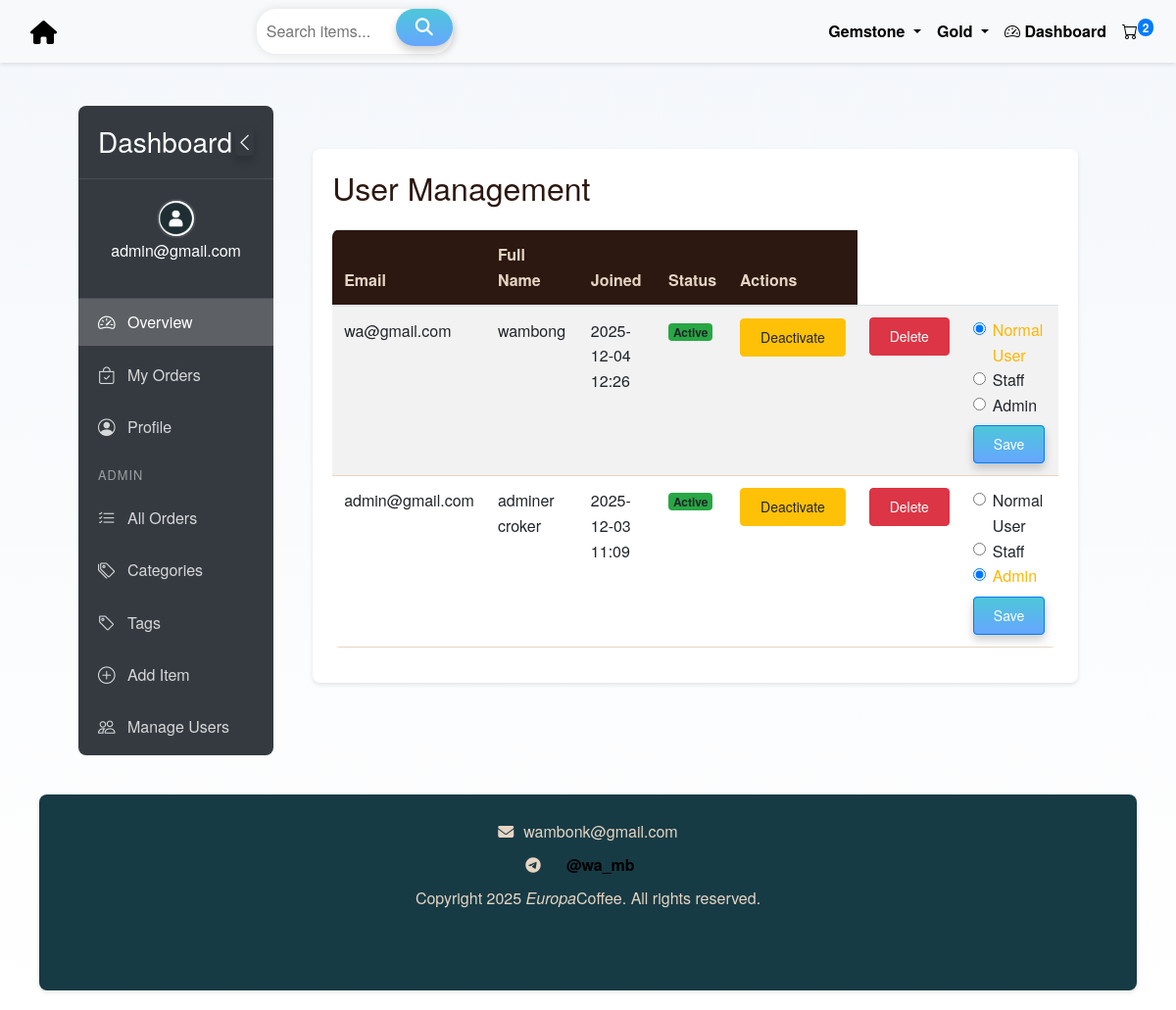
The page /accounts/admin/users/ (signed in) on the database its author committed.
### orders/models.py (models this page shows, shortened)
class Category(models.Model):
    name = models.CharField(max_length=100, unique=True)
    slug = models.SlugField(max_length=120, unique=True, editable=False)  # not editable
    parent = models.ForeignKey(
        'self',
        on_delete=models.CASCADE,
        related_name='subcategories',
        blank=True,
        null=True,
        help_text="Parent category, leave blank if this is a top-level category."
    )
    class Meta:
        verbose_name_plural = 'Categories'
        ordering = ['name']

### accounts/models.py (models this page shows, shortened)
class CustomUser(AbstractBaseUser, PermissionsMixin):
    email = models.EmailField(unique=True)
    full_name = models.CharField(max_length=255, blank=True)
    profile_pic = models.ImageField(
        upload_to=user_profile_pic_path,
        default='default_avatars/default.png',
        blank=True,
        null=True
    )
    is_active = models.BooleanField(default=True)
    is_staff = models.BooleanField(default=False)
    date_joined = models.DateTimeField(default=timezone.now)
    country = models.CharField(max_length=255, blank=True, null=True)
    state = models.CharField(max_length=255, blank=True, null=True)
    objects = CustomUserManager()
    USERNAME_FIELD = 'email'
    REQUIRED_FIELDS = ['full_name']
    def get_profile_pic_url(self):
        if self.profile_pic and default_storage.exists(self.profile_pic.name):
            return self.profile_pic.url
        return '/static/default_avatars/default.png'  # Fallback URL

### accounts/views.py (the view)
# urls.py: path('admin/users/', views.manage_users, name='manage_users'),
@staff_member_required
def manage_users(request):
    users = CustomUser.objects.all().order_by('-date_joined')
    return render(request, 'accounts/manage_users.html', {'users': users})

### accounts/context_processors.py (called while the page is built)
def user_profile(request):
    if request.user.is_authenticated:
        return {
            'user_profile_pic': request.user.get_profile_pic_url()
        }
    return {}

### orders/context_processors.py (called while the page is built)
def cart_item_count(request):
    count = 0
    try:
        if request.user.is_authenticated:
            cart = Cart.objects.filter(user=request.user).first()
        else:
            session_id = request.session.session_key
            if not session_id:
                request.session.create()
                session_id = request.session.session_key
            cart = Cart.objects.filter(session_id=session_id).first()
        if cart:
            count = sum(item.quantity for item in cart.items.all())
    except Exception:
        count = 0  # Safe fallback
    return {'cart_item_count': count}

def categories_processor(request):
    return {
        'nav_categories': Category.objects.filter(parent__isnull=True).prefetch_related('subcategories')
    }

### templates/accounts/manage_users.html (shortened to what this page needs)
{% extends "dashboard/base.html" %}
{% block dashboard_content %}
<div class="container mt-4">
    <h2>User Management</h2>
    <table class="table table-striped mt-4">
        <thead>
            <tr>
                <th>Email</th>
                <th>Full Name</th>
                <th>Joined</th>
                <th>Status</th>
                <th>Actions</th>
            </tr>
        </thead>
<tbody>
    {% for u in users %}
    <tr>
        <td>{{ u.email }}</td>
        <td>{{ u.full_name }}</td>
        <td>{{ u.date_joined|date:"Y-m-d H:i" }}</td>
        <td>
            {% if u.is_active %}
                <span class="badge bg-success">Active</span>
            {% else %}
                <span class="badge bg-danger">Inactive</span>
            {% endif %}
        </td>
        <td>
            <a href="{% url 'toggle_user_status' u.id %}" class="btn btn-sm btn-warning">
                {% if u.is_active %}Deactivate{% else %}Activate{% endif %}
            </a>
        </td>
        <td>
            <a href="{% url 'delete_user' u.id %}" class="btn btn-sm btn-danger"
               onclick="return confirm('Are you sure? This cannot be undone.');">
                Delete
            </a>
        </td>
        <td>
            <form method="POST" action="{% url 'update_user_role' u.id %}">
                <div class="form-check">
                    <input class="form-check-input" type="radio" name="role" value="user"
                        {% if not u.is_staff and not u.is_superuser %}checked{% endif %}>
                    <label class="form-check-label">Normal User</label>
                </div>
                <div class="form-check">
                    <input class="form-check-input" type="radio" name="role" value="staff"
                        {% if u.is_staff and not u.is_superuser %}checked{% endif %}>
                    <label class="form-check-label">Staff</label>
                </div>
                <div class="form-check">
                    <input class="form-check-input" type="radio" name="role" value="admin"
                        {% if u.is_superuser %}checked{% endif %}>
                    <label class="form-check-label">Admin</label>
                </div>
                <button class="btn btn-primary btn-sm mt-2">Save</button>
            </form>
        </td>
    </tr>
    {% endfor %}
</tbody>
    </table>
</div>
{% endblock %}

### templates/dashboard/base.html (shortened to what this page needs)
{% extends "orders/base.html" %}
{% load static %}
{% block content %}
<div class="dashboard-container">
    <div class="dashboard-sidebar" id="dashboardSidebar">
        <div class="dashboard-sidebar-header">
            <h3>Dashboard</h3>
            <button class="btn btn-sm btn-outline-secondary dashboard-toggle-sidebar" id="dashboardToggleSidebar">
                <i class="bi bi-chevron-left"></i>
            </button>
        </div>
        <div class="dashboard-sidebar-menu">
            <div class="dashboard-user-info">
                <img src="{{ user.get_profile_pic_url }}"
                     alt="User Avatar"
                     class="dashboard-user-avatar rounded-circle"
                     onerror="this.onerror=null; this.src='{% static 'images/default-avatar.png' %}'">
                <p>{{ user.email }}</p>
            </div>
            <ul class="dashboard-nav flex-column">
                <li class="dashboard-nav-item">
                    <a class="dashboard-nav-link active" href="{% url 'dashboard' %}">
                        <i class="bi bi-speedometer2"></i> <span class="dashboard-nav-text">Overview</span>
                    </a>
                </li>
                <li class="dashboard-nav-item">
                    <a class="dashboard-nav-link" href="{% url 'user_orders' %}">
                        <i class="bi bi-bag-check"></i> <span class="dashboard-nav-text">My Orders</span>
                    </a>
                </li>
                <li class="dashboard-nav-item">
                    <a class="dashboard-nav-link" href="{% url 'profile' %}">
                        <i class="bi bi-person-circle"></i> <span class="dashboard-nav-text">Profile</span>
                    </a>
                </li>
                {% if user.is_staff %}
                <li class="dashboard-nav-divider">Admin</li>
                <li class="dashboard-nav-item">
                    <a class="dashboard-nav-link" href="{% url 'all_orders' %}">
                        <i class="bi bi-list-check"></i> <span class="dashboard-nav-text">All Orders</span>
                    </a>
                </li>
                <li class="dashboard-nav-item">
                    <a class="dashboard-nav-link" href="{% url 'category_management' %}">
                        <i class="bi bi-tags"></i> <span class="dashboard-nav-text">Categories</span>
                    </a>
                </li>
                <li class="dashboard-nav-item">
                    <a class="dashboard-nav-link" href="{% url 'tag_management' %}">
                        <i class="bi bi-tag"></i> <span class="dashboard-nav-text">Tags</span>
                    </a>
                </li>
                <li class="dashboard-nav-item">
                    <a class="dashboard-nav-link" href="{% url 'add_item' %}">
                        <i class="bi bi-plus-circle"></i> <span class="dashboard-nav-text">Add Item</span>
                    </a>
                </li>
                <li class="dashboard-nav-item">
                    <a class="dashboard-nav-link" href="{% url 'manage_users' %}">
                        <i class="bi bi-people"></i> <span class="dashboard-nav-text">Manage Users</span>
                    </a>
                </li>
                {% endif %}
            </ul>
        </div>
    </div>
    <div class="dashboard-main-content" id="dashboardMainContent">
        {% block dashboard_content %}
        {% endblock %}
    </div>
</div>
{% endblock %}

### templates/orders/base.html (shortened to what this page needs)
{% load static %}
<!DOCTYPE html>
<html lang="en">
<head>
    <link href="https://stackpath.bootstrapcdn.com/bootstrap/4.5.2/css/bootstrap.min.css" rel="stylesheet">
     <link rel="stylesheet" href="{% static 'css/style.css' %}">
     <link rel="stylesheet" href="{% static 'css/dashboard.css' %}">
    <link href="https://cdn.jsdelivr.net/npm/bootstrap-icons@1.10.5/font/bootstrap-icons.css" rel="stylesheet">
<link href="https://cdn.jsdelivr.net/npm/bootstrap-icons@1.10.5/font/bootstrap-icons.css" rel="stylesheet">
</head>
<body>
    <nav class="navbar navbar-expand-lg navbar-light bg-light fixed-top">
        <div class="container-fluid">
            <a class="navbar-brand" href="{% url 'home' %}">
             <i class="fa fa-home"></i>
            </a>
            <div class="collapse navbar-collapse justify-content-between" id="navbarNav">
                <form class="search d-flex mx-auto" action="{% url 'search' %}" method="get">
                    <input placeholder="Search items..." type="text" name="q" aria-label="Search">
                    <button type="submit"><i class="fa fa-search"></i></button>
                </form>
                <ul class="navbar-nav ml-auto">
                    {% for category in nav_categories %}
                        {% if category.subcategories.all %}
                            <li class="nav-item dropdown">
                              <a class="nav-link dropdown-toggle" href="#" id="navbarDropdown{{ forloop.counter }}" role="button" data-bs-toggle="dropdown" aria-expanded="false">
                                {{ category.name }}
                              </a>
                            </li>
                        {% else %}
                            <li class="nav-item">
                                <a class="nav-link" href="{% url 'category_detail' category.slug %}">{{ category.name }}</a>
                            </li>
                        {% endif %}
                    {% endfor %}
                    <li class="nav-item">
                        <a class="nav-link" href="{% url 'dashboard' %}">
                            <i class="bi bi-speedometer2"></i> Dashboard
                        </a>
                    </li>
                <li class="nav-item">
                    <a class="nav-link position-relative" href="{% url 'cart' %}">
                        <i class="bi bi-cart"></i>
                        {% if cart_item_count > 0 %}
                            <span class="badge badge-primary position-absolute top-0 start-100 translate-middle rounded-pill">
                                {{ cart_item_count }}
                            </span>
                        {% else %}
                            <span class="badge badge-secondary position-absolute top-0 start-100 translate-middle rounded-pill">
                                0
                            </span>
                        {% endif %}
                    </a>
                </li>
                </ul>
            </div>
        </div>
    </nav>
    <br>
    <div class="container-fluid mt-4" style="padding-left: 40px; padding-right: 40px;">
    <div class="container-fluid mt-5 pt-3" style="padding-left: 40px; padding-right: 40px;">
        {% block content %}
        {% endblock %}
    </div>
<footer class="container-fluid" style="padding: 0;">
    <div class="container-footer text-center justify-center" style="padding: 0;">
<br>
        <div style="display: flex; align-items: center; justify-content: center; gap: 10px;">
            <i class="fa fa-envelope" aria-hidden="true"></i> wambonk@gmail.com
        </div>
        <div style="display: flex; align-items: center; justify-content: center; gap: 10px;">
            <i class="fa fa-telegram" aria-hidden="true"></i>
            <a class="nav-link active" href="https://t.me/wa_mb">@wa_mb</a>
        </div>
        <span>Copyright 2025 <i>Europa</i>Coffee. All rights reserved.</span>
        <br>
    </div>
</footer>
</body>
</html>

### static/css/style.css (style rules this page uses)
body { font-family: 'Helvetica Neue', Arial, sans-serif; background-color: #f8f4f1; background: linear-gradient(0deg, rgb(255, 255, 255) 0%, rgb(244, 247, 251) 100%); color: #2c1810; line-height: 1.6; background-size: cover; background-position: center; background-repeat: no-repeat; margin: 0; padding: 0; display: flex; align-items: center; justify-content: center; }
.search { display: inline-block; position: relative; }
.search input[type="text"] { width: 200px; padding: 10px; border: none; border-radius: 20px; box-shadow: 0 0 10px rgba(0, 0, 0, 0.1); }
.search button[type="submit"] { background-color: #ffffff; border: none; color: #ffffff; cursor: pointer; padding: 10px 20px; border-radius: 20px; position: absolute; top: 0; right: 0; transition: .9s ease; }
.navbar { background-color: # #f8f4f1 !important; box-shadow: 0 2px 4px rgba(0,0,0,0.1); }
.navbar-brand { color: black !important; font-size: 24px; font-weight: bold; }
.nav-link { color: black !important; font-weight: 800; transition: color 0.3s ease; }
.container { background-color: #ffffff; border-radius: 8px; box-shadow: 0 2px 4px rgba(0,0,0,0.1); padding: 20px; margin-top: 20px; margin-bottom: 20px; }
.container-footer { width: 100%; height: 200px; background-color: #173B45; border-radius: 8px; box-shadow: 0 2px 4px rgba(0,0,0,0.1); padding: 0 !important; margin-top: 20px; margin-bottom: 20px; }
.btn { padding: 8px 20px; border-radius: 4px; font-weight: 500; transition: all 0.3s ease; }
table { width: 100%; margin-bottom: 1rem; background-color: #ffffff; border-radius: 8px; overflow: hidden; }
th { background-color: #2c1810; color: #e6d5c3; padding: 12px; }
td { padding: 12px; border-bottom: 1px solid #e6d5c3; }
footer { color: #e6d5c3; margin-top: 40px; width: 100%; }
footer a { color: #bf9d7e; text-decoration: none; }
input:checked ~ label, label:hover ~ label { color: #ffb503; }
button { font-family: inherit; font-size: 18px; background: linear-gradient(to bottom, #4dc7d9 0%,#66a6ff 100%); color: white; padding: 0.8em 1.2em; display: flex; align-items: center; justify-content: center; border: none; border-radius: 25px; box-shadow: 0px 5px 10px rgba(0, 0, 0, 0.2); transition: all 0.3s; }

### static/css/dashboard.css (style rules this page uses)
.dashboard-container { display: flex; align-items: flex-start; transition: all 0.3s; padding-top: 20px; }
.dashboard-sidebar { width: 250px; background: #343a40; color: white; transition: all 0.3s; position: relative; z-index: 1000; overflow-y: auto; overflow-x: hidden; border-radius: 8px; }
.dashboard-main-content { margin-left: 20px; padding: 20px; width: calc(100% - 20px); transition: all 0.3s; }
.dashboard-sidebar-header { padding: 20px; display: flex; justify-content: space-between; align-items: center; border-bottom: 1px solid rgba(255, 255, 255, 0.1); }
.dashboard-sidebar-header h3 { margin: 0; white-space: nowrap; }
.dashboard-toggle-sidebar { color: white; background: transparent; border: none; padding: 0; font-size: 1.2rem; cursor: pointer; }
.dashboard-user-info { padding: 20px; text-align: center; border-bottom: 1px solid rgba(255, 255, 255, 0.1); }
.dashboard-user-avatar { width: 40px; height: 40px; border-radius: 50%; object-fit: cover; border: 2px solid rgba(255, 255, 255, 0.1); }
.dashboard-nav-item { margin-bottom: 5px; }
.dashboard-nav { list-style: none; margin: 0; padding-left: 0; }
.dashboard-nav-link { color: rgba(255, 255, 255, 0.8); padding: 10px 20px; display: flex; align-items: center; transition: all 0.3s; white-space: nowrap; }
.dashboard-nav-link.active { color: white; background: rgba(255, 255, 255, 0.2); }
.dashboard-nav-link i { margin-right: 10px; font-size: 1.1rem; min-width: 20px; }
.dashboard-nav-divider { color: rgba(255, 255, 255, 0.5); padding: 10px 20px; font-size: 0.8rem; text-transform: uppercase; letter-spacing: 1px; }

### rows shown on the page
Category: name "Gemstone"
Category: name "Gold"
CustomUser: get_profile_pic_url (placeholder picture), email "admin@gmail.com", full_name "adminer croker", date_joined "2025-12-03 11:09", is_active "Active", is_superuser "☑"
CustomUser: email "wa@gmail.com", full_name "wambong", date_joined "2025-12-04 12:26", is_active "Active", is_superuser "☑"

### other values the page prints
{{ cart_item_count }} "2"
